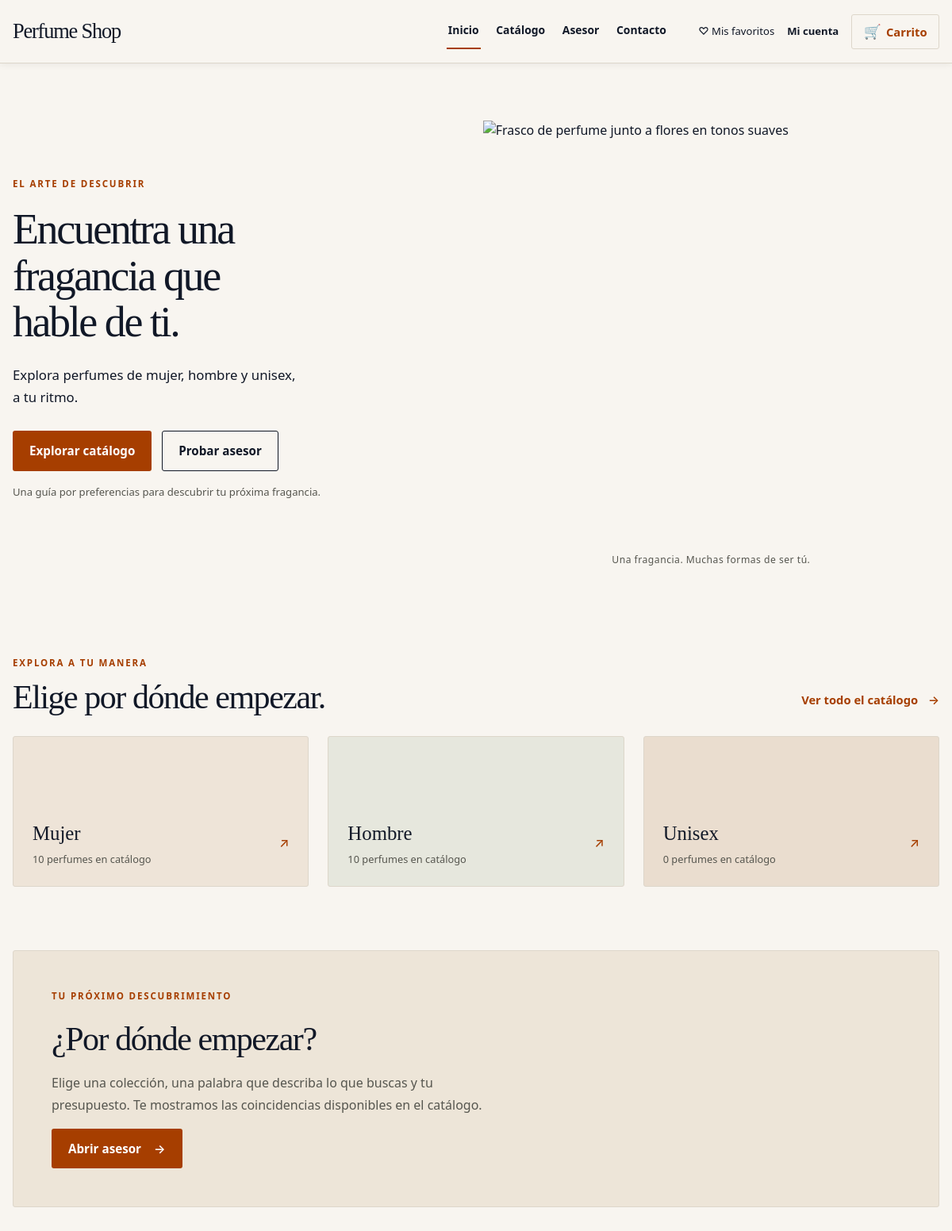
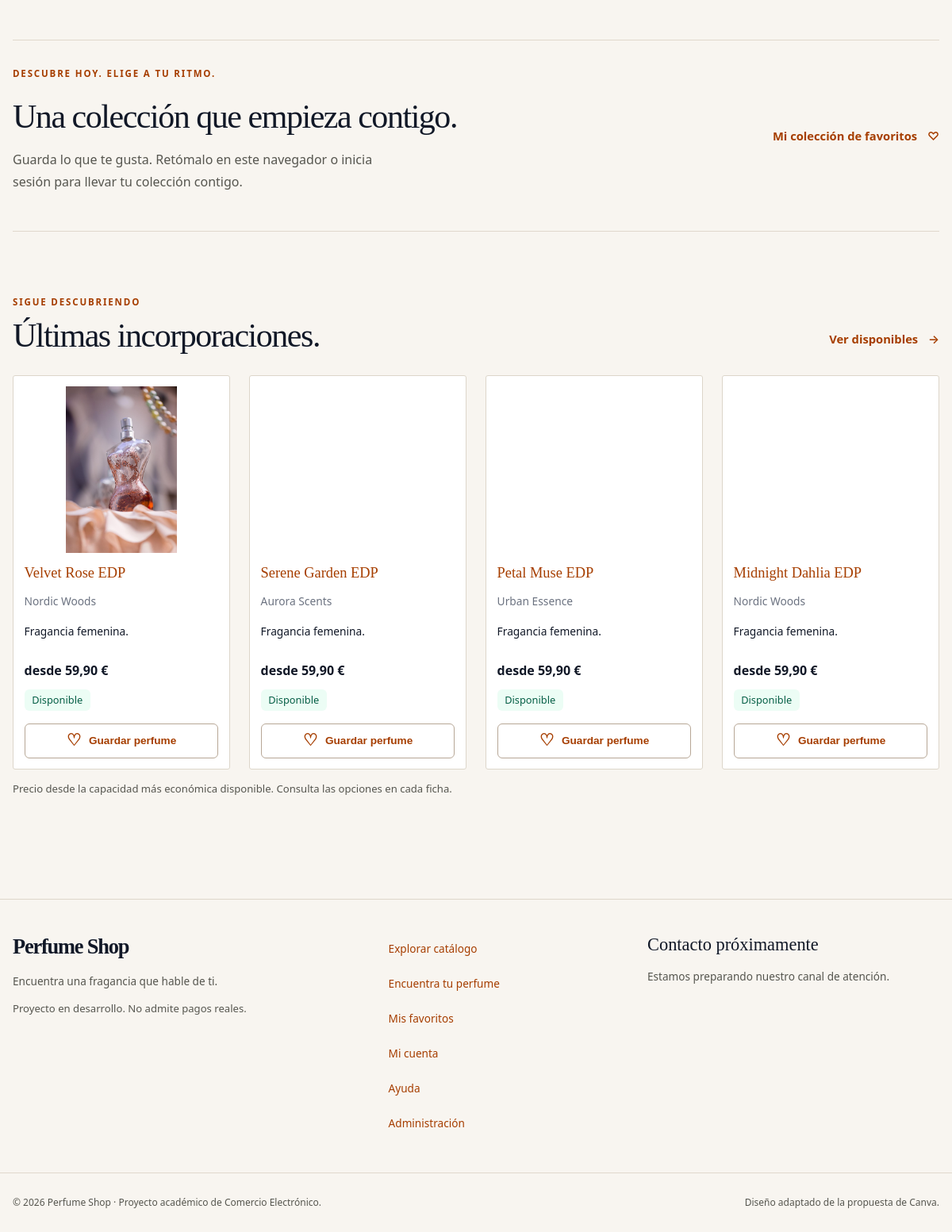
The page / on the database its author committed (2 pictures, top to bottom).
### tables this page shows
CREATE TABLE `producto` (
  `id` int(11) NOT NULL AUTO_INCREMENT,
  `id_categoria` int(11) NOT NULL,
  `id_marca` int(11) NOT NULL,
  `nombre` varchar(180) NOT NULL,
  `slug` varchar(200) NOT NULL,
  `descripcion_corta` varchar(255) DEFAULT NULL,
  `descripcion_larga` text DEFAULT NULL,
  `imagen_principal` varchar(255) DEFAULT NULL,
  `precio` decimal(10,2) NOT NULL DEFAULT 0.00,
  `es_oferta` tinyint(1) NOT NULL DEFAULT 0,
  `precio_oferta` decimal(10,2) DEFAULT NULL,
  `stock` int(11) NOT NULL DEFAULT 0,
  `activo` tinyint(1) NOT NULL DEFAULT 1,
  `created_at` timestamp NOT NULL DEFAULT current_timestamp(),
  `updated_at` timestamp NULL DEFAULT NULL ON UPDATE current_timestamp(),
  PRIMARY KEY (`id`),
  UNIQUE KEY `uniq_producto_slug` (`slug`),
  KEY `idx_producto_categoria_activo` (`id_categoria`,`activo`),
  KEY `idx_producto_nombre` (`nombre`),
  KEY `fk_producto_marca` (`id_marca`)
);

### src/lib/helpers.php (called while the page is built, shortened)
<?php
function h(string $s): string {
    return htmlspecialchars($s, ENT_QUOTES, 'UTF-8');
}
function url(string $path = ''): string {
    $base = rtrim(BASE_URL, '/');
    $path = '/' . ltrim($path, '/');
    return $base . $path;
}
function asset(string $path): string {
    return url($path);
}
function money_eur(float $amount): string {
    return number_format($amount, 2, ',', '.') . ' €';
}
function category_label(string $name): string {
    return ['Women Perfumes' => 'Mujer', 'Men Perfumes' => 'Hombre'][$name] ?? $name;
}

### config/database.php (called while the page is built, shortened)
<?php
function db(): PDO
{
    static $pdo = null;
    if ($pdo === null) {
        $dsn = "mysql:host=" . DB_HOST .
               ";port=" . DB_PORT .
               ";dbname=" . DB_NAME .
               ";charset=" . DB_CHARSET;
        $options = [
            PDO::ATTR_ERRMODE            => PDO::ERRMODE_EXCEPTION,
            PDO::ATTR_DEFAULT_FETCH_MODE => PDO::FETCH_ASSOC,
            PDO::ATTR_EMULATE_PREPARES   => false
        ];
        $pdo = new PDO($dsn, DB_USER, DB_PASS, $options);
    }
    return $pdo;
}

### src/lib/catalog.php (called while the page is built, shortened)
<?php
function catalog_filters(array $query): array
{
    $values = [];
    foreach (['q', 'c', 'marca', 'min', 'max', 'stock', 'orden', 'page'] as $key) {
        $value = $query[$key] ?? '';
        $values[$key] = trim($value);
    }
    foreach (['min', 'max'] as $key) {
        $values[$key] = str_replace(',', '.', $values[$key]);
    }
    $values['orden'] = $values['orden'] === '' ? 'nombre' : $values['orden'];
    $values['page'] = $values['page'] === '' ? '1' : $values['page'];
    return $values;
}
function catalog_orders(): array
{
    return ['nombre' => 'Nombre: A–Z', 'precio-asc' => 'Precio: de menor a mayor',
        'precio-desc' => 'Precio: de mayor a menor', 'recientes' => 'Más recientes'];
}
function catalog_source(): string
{
    return "SELECT p.id, p.nombre, p.slug, p.descripcion_corta, p.descripcion_larga, p.imagen_principal,
        p.created_at, c.slug AS categoria_slug, m.slug AS marca_slug, m.nombre AS marca,
        CASE WHEN v.total IS NULL THEN CASE WHEN p.precio_oferta > 0 THEN p.precio_oferta ELSE p.precio END
             ELSE COALESCE(v.precio_disponible, v.precio_activo) END AS precio_desde,
        CASE WHEN v.total IS NULL THEN p.stock > 0 ELSE v.disponibles > 0 END AS disponible
        FROM producto p JOIN categoria c ON c.id = p.id_categoria
        JOIN marca m ON m.id = p.id_marca
        LEFT JOIN (
            SELECT id_producto, COUNT(*) AS total,
                SUM(activo = 1 AND stock > 0) AS disponibles,
                MIN(CASE WHEN activo = 1 AND stock > 0 THEN
                    CASE WHEN precio_oferta > 0 THEN precio_oferta ELSE precio END END) AS precio_disponible,
                MIN(CASE WHEN activo = 1 THEN
                    CASE WHEN precio_oferta > 0 THEN precio_oferta ELSE precio END END) AS precio_activo
            FROM producto_variante GROUP BY id_producto
        ) v ON v.id_producto = p.id
        WHERE p.activo = 1 AND c.activa = 1";
}
function catalog_results(PDO $pdo, array $filters): array
{
    $where = ['1 = 1']; $params = [];
    if ($filters['stock'] === '1') { $where[] = 'disponible = 1'; }
    $from = ' FROM (' . catalog_source() . ') catalogo WHERE ' . implode(' AND ', $where);
    $count = $pdo->prepare('SELECT COUNT(*)' . $from);
    $count->execute($params);
    $total = (int)$count->fetchColumn();
    $pages = max(1, (int)ceil($total / 12));
    $page = (int)$filters['page'];
    $orders = ['nombre' => 'nombre, id', 'precio-asc' => 'precio_desde IS NULL, precio_desde, nombre, id',
        'precio-desc' => 'precio_desde IS NULL, precio_desde DESC, nombre, id', 'recientes' => 'created_at DESC, id DESC'];
    $st = $pdo->prepare('SELECT *' . $from . ' ORDER BY ' . $orders[$filters['orden']] . ' LIMIT ? OFFSET ?');
    $st->bindValue(count($params) + 1, 12, PDO::PARAM_INT);
    $st->bindValue(count($params) + 2, ($page - 1) * 12, PDO::PARAM_INT);
    $st->execute();
    return ['products' => $st->fetchAll(), 'total' => $total, 'pages' => $pages, 'page' => $page];
}

### src/lib/customer.php (called while the page is built, shortened)
<?php
function customer_current(PDO $pdo): ?array
{
    $session = $_SESSION['customer'] ?? null;
    if (!is_array($session)) { return null; }
    $q = $pdo->prepare('SELECT c.id,c.email,c.nombre,cr.password_hash,cr.direccion,cr.cp,
        cr.poblacion,cr.provincia,cr.pais FROM cliente c
        JOIN cliente_registrado cr ON cr.id_cliente=c.id WHERE c.id=?');
    $q->execute([(int)($session['id'] ?? 0)]);
    $customer = $q->fetch();
    return $customer;
}

### src/lib/favorites.php (called while the page is built, shortened)
<?php
function favorites_ids(): array
{
    $value = $_COOKIE[FAVORITES_COOKIE] ?? '';
    if (!is_string($value) || strlen($value) > 263 ||
        !preg_match('/^[1-9][0-9]{0,9}(?:,[1-9][0-9]{0,9}){0,23}$/D', $value)) {
        return [];
    }
    $ids = array_map('intval', explode(',', $value));
    return array_values(array_unique($ids));
}
function favorites_context(PDO $pdo): array
{
    require_once __DIR__ . '/customer.php';
    $customer = customer_current($pdo);
    return ['customer' => $customer, 'ids' => $customer === null ? favorites_ids() :
        favorites_account_ids($pdo, (int)$customer['id'])];
}

### public/includes/product-card.php (the view, shortened to what this page needs)
<article class="card catalog-product">
  <a href="<?= h(url('producto.php?p=' . rawurlencode($product['slug']))) ?>">
    <?php if ($product['imagen_principal']): ?><img loading="lazy" decoding="async" width="640" height="427" src="<?= h($product['imagen_principal']) ?>" alt="<?= h($product['nombre']) ?>"><?php else: ?><div class="product-image-placeholder" role="img" aria-label="Imagen del perfume pendiente"><span>Imagen pendiente</span></div><?php endif; ?>
    <h3><?= h($product['nombre']) ?></h3>
  </a>
  <p class="catalog-brand"><?= h($product['marca']) ?></p>
  <p><?= h($product['descripcion_corta'] ?? '') ?></p>
  <?php if ($product['precio_desde'] !== null): ?><div class="price">desde <?= money_eur((float)$product['precio_desde']) ?></div><?php endif; ?>
  <span class="catalog-availability <?= $product['disponible'] ? 'available' : '' ?>"><?= $product['disponible'] ? 'Disponible' : 'Agotado' ?></span>
  <?php $favoriteProduct = $product; require __DIR__ . '/favorite-button.php'; ?>
</article>

### public/index.php (shortened to what this page needs)
<?php
require_once __DIR__ . '/../config/init.php';
require_once __DIR__ . '/../src/lib/catalog.php';
$cats = db()->query('SELECT c.nombre, c.slug, COUNT(p.id) AS productos
    FROM categoria c LEFT JOIN producto p ON p.id_categoria = c.id AND p.activo = 1
    WHERE c.activa = 1 GROUP BY c.id, c.nombre, c.slug, c.orden
    ORDER BY c.orden, c.nombre')->fetchAll();
$featured = catalog_results(db(), catalog_filters(['stock' => '1', 'orden' => 'recientes']));
require __DIR__ . '/includes/header.php';
?>
<div class="storefront">
  <section class="store-hero" aria-labelledby="home-title">
    <div class="store-hero-copy">
      <p class="store-eyebrow">EL ARTE DE DESCUBRIR</p>
      <h1 id="home-title">Encuentra una fragancia que hable de ti.</h1>
      <p class="store-lead">Explora perfumes de mujer, hombre y unisex, a tu ritmo.</p>
      <div class="store-actions">
        <a class="btn" href="<?= h(url('catalogo.php')) ?>">Explorar catálogo</a>
        <a class="btn store-secondary" href="<?= h(url('descubrir.php')) ?>">Probar asesor</a>
      </div>
      <p class="store-caption">Una guía por preferencias para descubrir tu próxima fragancia.</p>
    </div>
    <figure class="store-hero-image">
      <img src="https://images.pexels.com/photos/965989/pexels-photo-965989.jpeg?auto=compress&amp;cs=tinysrgb&amp;w=1280" width="1280" height="853" fetchpriority="high" alt="Composición de frascos de perfume sobre una superficie clara" data-image-fallback="<?= h(asset('img/products/Mujer/aurora-blossom-edp.jpg')) ?>" data-fallback-alt="Frasco de perfume junto a flores en tonos suaves">
      <figcaption>Una fragancia. Muchas formas de ser tú.</figcaption>
    </figure>
  </section>
  <section class="store-section" aria-labelledby="collections-title">
    <div class="store-section-heading"><div><p class="store-eyebrow">EXPLORA A TU MANERA</p><h2 id="collections-title">Elige por dónde empezar.</h2></div><a class="store-text-link" href="<?= h(url('catalogo.php')) ?>">Ver todo el catálogo <span aria-hidden="true">→</span></a></div>
    <div class="store-collections">
      <?php foreach ($cats as $c): ?>
        <a class="store-collection" href="<?= h(url('categoria.php?c=' . rawurlencode($c['slug']))) ?>">
          <span class="store-collection-copy"><span><strong><?= h(category_label($c['nombre'])) ?></strong><small><?= (int)$c['productos'] ?> <?= (int)$c['productos'] === 1 ? 'perfume en catálogo' : 'perfumes en catálogo' ?></small></span><span aria-hidden="true">↗</span></span>
        </a>
      <?php endforeach; ?>
    </div>
  </section>
  <section class="store-discovery" aria-labelledby="discovery-title">
    <p class="store-eyebrow">TU PRÓXIMO DESCUBRIMIENTO</p>
    <h2 id="discovery-title">¿Por dónde empezar?</h2>
    <p>Elige una colección, una palabra que describa lo que buscas y tu presupuesto. Te mostramos las coincidencias disponibles en el catálogo.</p>
    <a class="btn" href="<?= h(url('descubrir.php')) ?>">Abrir asesor <span aria-hidden="true">→</span></a>
  </section>
  <section class="store-section favorites-invitation" aria-labelledby="save-title">
    <div><p class="store-eyebrow">DESCUBRE HOY. ELIGE A TU RITMO.</p><h2 id="save-title">Una colección que empieza contigo.</h2><p>Guarda lo que te gusta. Retómalo en este navegador o inicia sesión para llevar tu colección contigo.</p></div>
    <a class="store-text-link" href="<?= h(url('favoritos.php')) ?>">Mi colección de favoritos <span aria-hidden="true">♡</span></a>
  </section>
  <section class="store-section" aria-labelledby="latest-title">
    <div class="store-section-heading"><div><p class="store-eyebrow">SIGUE DESCUBRIENDO</p><h2 id="latest-title">Últimas incorporaciones.</h2></div><a class="store-text-link" href="<?= h(url('catalogo.php?stock=1&orden=recientes')) ?>">Ver disponibles <span aria-hidden="true">→</span></a></div>
    <?php if ($featured['products']): ?>
      <div class="grid store-product-grid">
        <?php foreach (array_slice($featured['products'], 0, 4) as $product): ?>
          <?php require __DIR__ . '/includes/product-card.php'; ?>
        <?php endforeach; ?>
      </div>
      <p class="store-caption">Precio desde la capacidad más económica disponible. Consulta las opciones en cada ficha.</p>
    <?php else: ?><p class="message-box">Ahora mismo no hay perfumes disponibles. Puedes seguir explorando las colecciones.</p><?php endif; ?>
  </section>
</div>
<?php require __DIR__ . '/includes/footer.php'; ?>

### public/includes/favorite-button.php (shortened to what this page needs)
<?php $isFavorite = in_array((int)$favoriteProduct['id'], $favoritesContext['ids'], true); ?>
<form class="favorite-form" method="post" action="<?= h(url('favoritos.php')) ?>">
  <button class="favorite-button" type="submit" aria-label="<?= h(($isFavorite ? 'Quitar de favoritos: ' : 'Guardar en favoritos: ') . $favoriteProduct['nombre']) ?>">
    <span aria-hidden="true"><?= $isFavorite ? '♥' : '♡' ?></span> <?= $isFavorite ? 'Guardado · quitar' : 'Guardar perfume' ?>
  </button>
</form>

### rows shown on the page
producto: imagen_principal (picture), nombre "Velvet Rose EDP", marca "Nordic Woods", descripcion_corta "Fragancia femenina.", precio_desde "59,90 €", shows "Guardar perfume"
producto: imagen_principal (picture), nombre "Serene Garden EDP", marca "Aurora Scents", descripcion_corta "Fragancia femenina.", precio_desde "59,90 €", shows "Guardar perfume"
producto: imagen_principal (picture), nombre "Petal Muse EDP", marca "Urban Essence", descripcion_corta "Fragancia femenina.", precio_desde "59,90 €", shows "Guardar perfume"
producto: imagen_principal (picture), nombre "Midnight Dahlia EDP", marca "Nordic Woods", descripcion_corta "Fragancia femenina.", precio_desde "59,90 €", shows "Guardar perfume"

### other values the page prints
APP_NAME "Perfume Shop"
category_label($c['nombre']) "Mujer"
$c['productos'] "10"
category_label($c['nombre']) "Hombre"
category_label($c['nombre']) "Unisex"
$c['productos'] "0"
